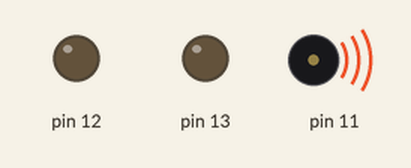
The sketch below on a simulated Arduino Uno, built with avr-gcc and run on an emulated ATmega328P. On the bench: output pins drawn as LEDs (lit = HIGH), buzzer (waves = sounding).

Above: at 0.5 s.
At 2.62 s:
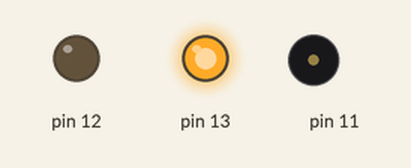
At 4.62 s:
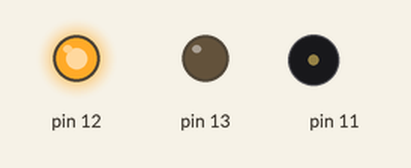
At 8.87 s:
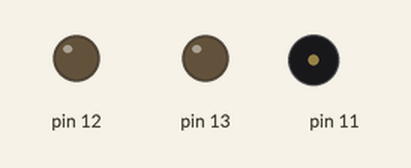
Timing chart, 0 to 9.2 s (numbered marks = the images above):
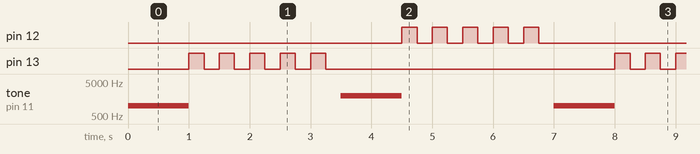

Measured:
- by itself, pin 12, pin 13: repeats every 7.0 s: 4 × (LOW 0.25 s, HIGH 0.25 s), LOW 4.8 s, HIGH 0.25 s
- by itself, tone on pin 11: repeats every 7.0 s: silent 2.5 s, 2000 Hz 1.0 s, silent 2.5 s, 1000 Hz 1.0 s

The sketch:

Assignment_1.2.ino
```cpp
void setup() {
  // put your setup code here, to run once:
pinMode(13, OUTPUT);
pinMode(12, OUTPUT);
pinMode(11, OUTPUT);


}

void light1() {
  digitalWrite(13,HIGH);
  delay(250);
  digitalWrite(13,LOW);
  delay(250);
}
void light2() {
  digitalWrite(12,HIGH);
  delay(250);
  digitalWrite(12,LOW);
  delay(250);
}

void loop() {
  tone(11, 1000, 1000);
  delay(1000);
  light1();
  light1();
  light1();
  light1();
  light1();
  tone(11, 2000, 1000);
  delay(1000);
  light2();
  light2();
  light2();
  light2();
  light2();

}
```
